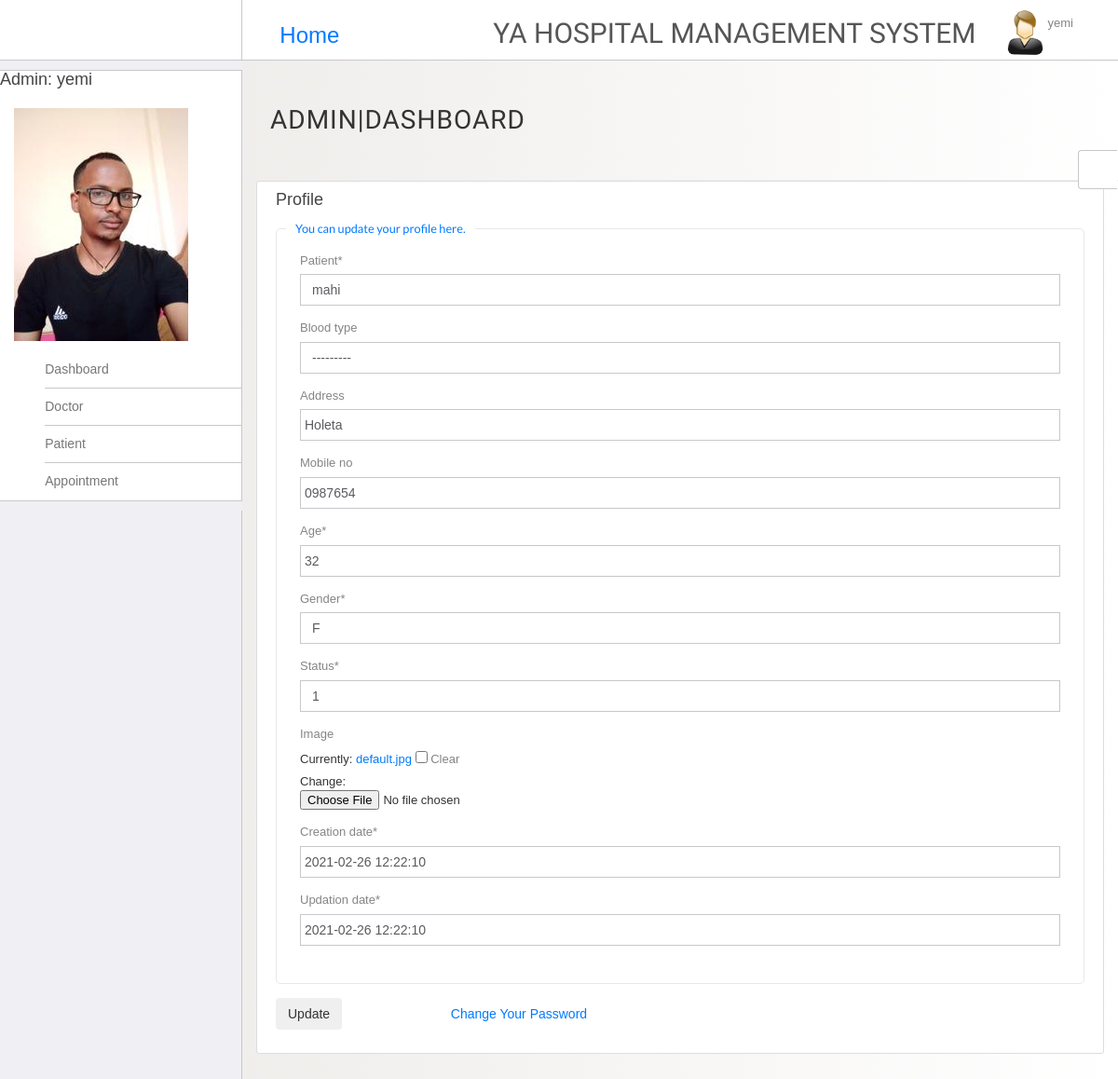
/users/update_patient/3/ (signed in), run on an earlier commit of the app's database.
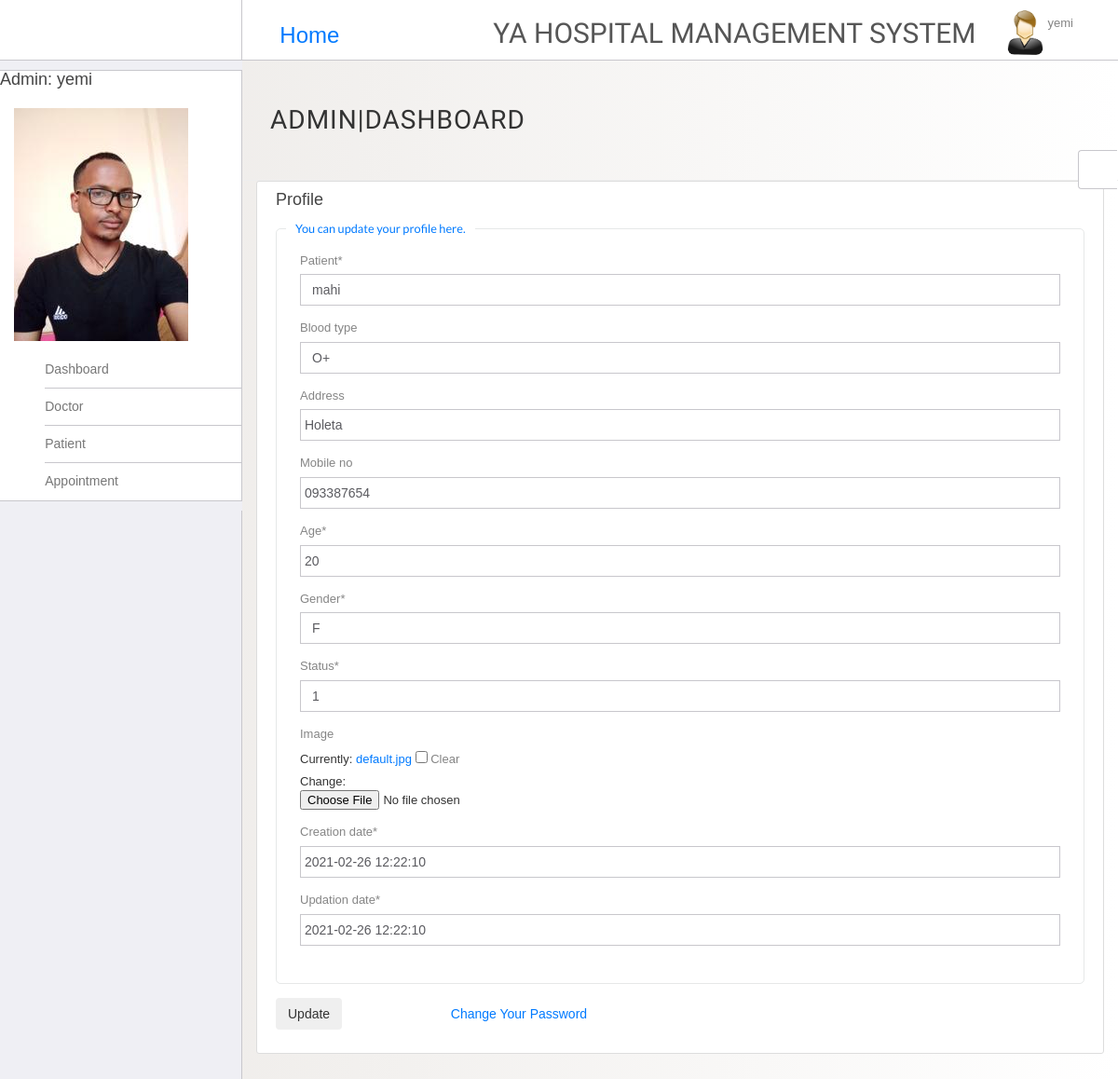
And on a later commit of the database.
### users/models.py (models this page shows, shortened)
class Patient(models.Model):
    patient = models.OneToOneField(User, default="", on_delete=models.CASCADE)
    a = 'A'
    aa = 'A+'
    b = 'B'
    bb = 'B+'
    ab = 'AB'
    oo = 'O+'
    o ='O-'
    blood_choice = (
        (a , 'A'),
        (aa , 'A+'),
        (b , 'B'),
        (bb , 'B+'),
        (ab , 'AB'),
        (oo , 'O+'),
        (o , 'O-'),
    )
    blood_type = models.CharField(choices=blood_choice, max_length=10, blank=True, null=True)
    address = models.CharField(max_length=100, blank=True, null=True)
    mobile_no = models.CharField(max_length=20, blank=True, null=True)
    age = models.PositiveSmallIntegerField()
    Male = 'M'
    Female = 'F'
    Gender = [
        (Male, 'M'),
        (Female, 'F'),
    ]
    gender = models.CharField(max_length=1, choices=Gender, default="",)
    Active = 1
    InActive = 0
    status_choice = (
        (Active, 1),
        (InActive, 0),
    )
    status = models.IntegerField(choices=status_choice)
    image = models.ImageField(default='default.jpg', upload_to='profile_pics', blank=True, null=True)
    creation_date = models.DateTimeField(default=timezone.now)
    updation_date = models.DateTimeField(default=timezone.now)
    class Meta:
        verbose_name_plural = 'Patients'

### users/views.py (the view)
# urls.py: path('update_patient/<int:pk>/', UpdatePatient.as_view(), name='update_patient'),
class UpdatePatient(LoginRequiredMixin, UpdateView):
    model = Patient
    success_url = reverse_lazy('manage_patients')
    template_name = 'update_patient.html'
    fields = '__all__'

### templates/update_patient.html (shortened to what this page needs)
{% extends "main.html" %}
{% load crispy_forms_tags	%}
{% block content %}
  <div class="content-section">
    <form method="POST" enctype="multipart/form-data">
      <h4 >Profile</h4>
      <fieldset class="form-group">
      <legend>    <p><small>You can update your profile here.</small></p> </legend>
        {{ form|crispy }}
      </fieldset>
  <div class="form-group">
        <button class="btn btn-outline-info" type="submit">Update</button>
        <a class="btn btn-outline-info" style="margin-left:100px;" href="{% url 'password_change' %}" >Change Your Password</a>
      </div>
    </form>
  </div>
{% endblock content %}

What changed in the data, as far as the page shows it:
changed Patient "mahi": blood_type "---------" → "O+"; mobile_no "0987654" → "093387654"; age "32" → "20"
